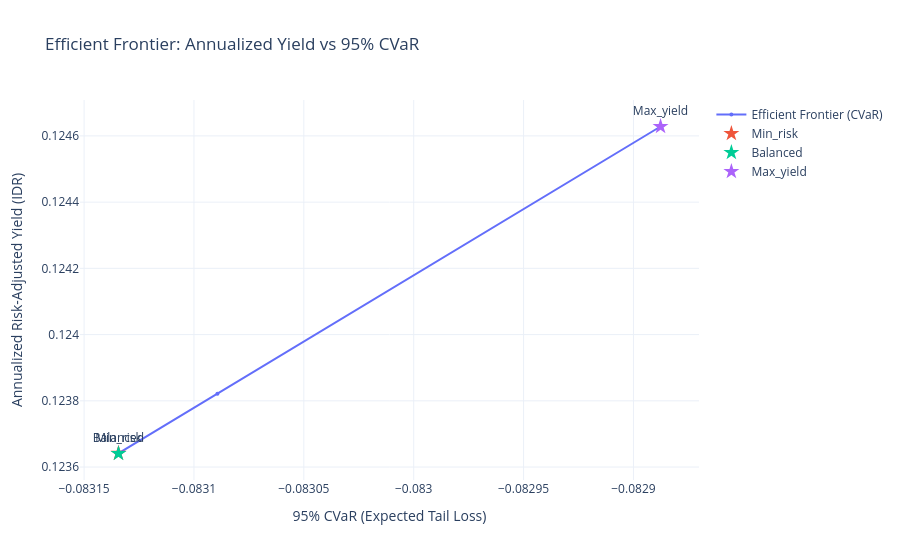

Notebook code for this chart:
### Markdown cell above
## 1. Efficient Frontier

Plot Yield vs CVaR.

### Code cell
fig = go.Figure()
fig.add_trace(go.Scatter(
    x=frontier_df['cvar_95'],
    y=frontier_df['expected_return'],
    mode='lines+markers',
    name='Efficient Frontier (CVaR)',
    marker=dict(size=4)
))

# Add named portfolios
for name in ['min_risk', 'balanced', 'max_yield']:
    p = named[name]
    fig.add_trace(go.Scatter(
        x=[p['cvar_95']],
        y=[p['expected_return']],
        mode='markers+text',
        name=name.capitalize(),
        text=[name.capitalize()],
        textposition="top center",
        marker=dict(size=12, symbol='star')
    ))

fig.update_layout(
    title='Efficient Frontier: Annualized Yield vs 95% CVaR',
    xaxis_title='95% CVaR (Expected Tail Loss)',
    yaxis_title='Annualized Risk-Adjusted Yield (IDR)',
    template='plotly_white'
)
fig.write_image('../data/processed/charts/efficient_frontier.png')
fig.show()

### Figure 1 — Plotly figure (JSON) as saved in the notebook; plotly's stock layout.template omitted (floating-point values rounded to 4 significant figures)
{"data": [{"marker": {"size": 4}, "mode": "lines+markers", "name": "Efficient Frontier (CVaR)", "type": "scatter", "x": [-0.08313, -0.08313, -0.08313, -0.08313, -0.08313, -0.08313, -0.08313, -0.08314, -0.08313, -0.08313, -0.08313, -0.08313, -0.08313, -0.08313, -0.08313, -0.08313, -0.08313, -0.08313, -0.08313, -0.08313, -0.08313, -0.08313, -0.08313, -0.08313, -0.08313, -0.08313, -0.08313, -0.08313, -0.08313, -0.08313, -0.08313, -0.08313, -0.08313, -0.08313, -0.08313, -0.08313, -0.08313, -0.08313, -0.08313, -0.08313, -0.08313, -0.08313, -0.08313, -0.08313, -0.08313, -0.08313, -0.08313, -0.08313, -0.08313, -0.08313, -0.08313, -0.08313, -0.08313, -0.08313, -0.08313, -0.08313, -0.08313, -0.08313, -0.08313, -0.08313, -0.08313, -0.08313, -0.08313, -0.08313, -0.08313, -0.08313, -0.08313, -0.08313, -0.08313, -0.08313, -0.08313, -0.08313, -0.08313, -0.08313, -0.08313, -0.08313, -0.08313, -0.08313, -0.08313, -0.08313, -0.08313, -0.08313, -0.08313, -0.08313, -0.08313, -0.08313, -0.08313, -0.08313, -0.08313, -0.08313, -0.08313, -0.08313, -0.08313, -0.08313, -0.08313, -0.08313, -0.08313, -0.08313, -0.08309, -0.08289], "y": [0.1236, 0.1236, 0.1236, 0.1236, 0.1236, 0.1236, 0.1236, 0.1236, 0.1236, 0.1236, 0.1236, 0.1236, 0.1236, 0.1236, 0.1236, 0.1236, 0.1236, 0.1236, 0.1236, 0.1236, 0.1236, 0.1236, 0.1236, 0.1236, 0.1236, 0.1236, 0.1236, 0.1236, 0.1236, 0.1236, 0.1236, 0.1236, 0.1236, 0.1236, 0.1236, 0.1236, 0.1236, 0.1236, 0.1236, 0.1236, 0.1236, 0.1236, 0.1236, 0.1236, 0.1236, 0.1236, 0.1236, 0.1236, 0.1236, 0.1236, 0.1236, 0.1236, 0.1236, 0.1236, 0.1236, 0.1236, 0.1236, 0.1236, 0.1236, 0.1236, 0.1236, 0.1236, 0.1236, 0.1236, 0.1236, 0.1236, 0.1236, 0.1236, 0.1236, 0.1236, 0.1236, 0.1236, 0.1236, 0.1236, 0.1236, 0.1236, 0.1236, 0.1236, 0.1236, 0.1236, 0.1236, 0.1236, 0.1236, 0.1236, 0.1236, 0.1236, 0.1236, 0.1236, 0.1236, 0.1236, 0.1236, 0.1236, 0.1236, 0.1236, 0.1236, 0.1236, 0.1236, 0.1236, 0.1238, 0.1246]}, {"marker": {"size": 12, "symbol": "star"}, "mode": "markers+text", "name": "Min_risk", "text": ["Min_risk"], "textposition": "top center", "type": "scatter", "x": [-0.08313], "y": [0.1236]}, {"marker": {"size": 12, "symbol": "star"}, "mode": "markers+text", "name": "Balanced", "text": ["Balanced"], "textposition": "top center", "type": "scatter", "x": [-0.08313], "y": [0.1236]}, {"marker": {"size": 12, "symbol": "star"}, "mode": "markers+text", "name": "Max_yield", "text": ["Max_yield"], "textposition": "top center", "type": "scatter", "x": [-0.08289], "y": [0.1246]}], "layout": {"title": {"text": "Efficient Frontier: Annualized Yield vs 95% CVaR"}, "xaxis": {"title": {"text": "95% CVaR (Expected Tail Loss)"}}, "yaxis": {"title": {"text": "Annualized Risk-Adjusted Yield (IDR)"}}}}
